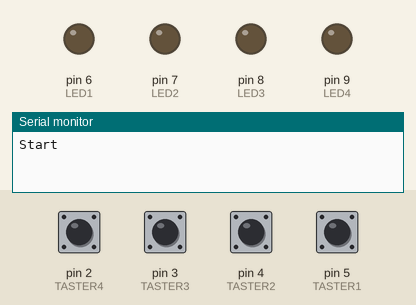
Bench run of a program on a simulated Arduino Nano, built with avr-gcc and run on an emulated ATmega328P. Parts: output pins drawn as LEDs (lit = HIGH), the last lines printed to the serial monitor. The test bench sets the inputs (shaded band); at power-on: pin 2 (TASTER4), pin 3 (TASTER3), pin 4 (TASTER2), pin 5 (TASTER1) LOW. Random numbers use the default seed unless the program sets one.

Above: at 2.7 s.
2.8 s: pin 2 (TASTER4) pulled HIGH for 0.15 s
At 3.6 s:
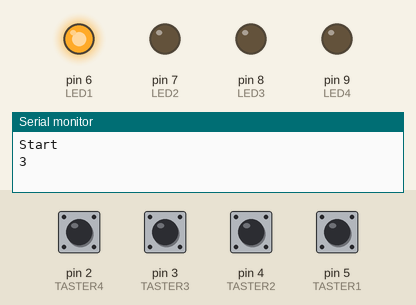
At 5.4 s:
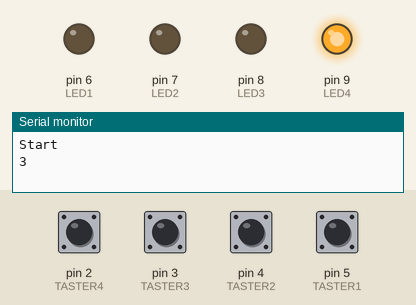
Timing chart, 0 to 7.6 s (numbered marks = the images above; inputs shaded):
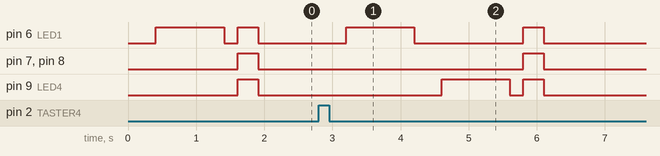

The program:

main.cpp
```cpp
#include <Arduino.h>
#include "helper.h"
#define TASTER1 5
#define TASTER2 4
#define TASTER3 3
#define TASTER4 2
#define LED1 6 // Rot
#define LED2 7 // Gelb
#define LED3 8 // Grün
#define LED4 9 // Blau
#define RANDOM_PIN A0
#define DB_TIME 20
#define LONGPRESS_TIME 1000

uint8_t led_list[4] = {LED1, LED2, LED3, LED4};
uint8_t button_list[4] = {TASTER1, TASTER2, TASTER3, TASTER4};
bool flanken_list[4];
uint8_t press_order[100];

struct game;
game settings1;

struct lamps;
lamps led;

void setup()
{
  Serial.begin(57600);
  pinMode(TASTER1, INPUT);
  pinMode(TASTER2, INPUT);
  pinMode(TASTER3, INPUT);
  pinMode(TASTER4, INPUT);
  pinMode(LED1, OUTPUT);
  pinMode(LED2, OUTPUT);
  pinMode(LED3, OUTPUT);
  pinMode(LED4, OUTPUT);

  randomSeed(analogRead(RANDOM_PIN));

  for (int i = 0; i < 100; i++)
  {
    press_order[i] = random(0, 4);
  }
  Serial.println("Start");
  settings1.init(button_list, DB_TIME, press_order);
  led.init(led_list, press_order, settings1.pressed_right);
}

void loop()
{
  // Serial.print("\r");
  // Serial.print(digitalRead(TASTER1));
  // Serial.print(digitalRead(TASTER2));
  // Serial.print(digitalRead(TASTER3));
  // Serial.print(digitalRead(TASTER4));
  // digitalWrite(LED1, HIGH);
  // digitalWrite(LED2, HIGH);
  // digitalWrite(LED3, HIGH);
  // digitalWrite(LED4, HIGH);
  led.poll();
  settings1.poll();
}
```

helper.cpp
```cpp
#include <Arduino.h>
#include "helper.h"
#include <stdlib.h>

void game::init(uint8_t (&_button_list)[4], uint8_t db_time, uint8_t (&_press_order)[100])
{
    for (int i = 0; i < 4; i++)
    {
        button_liste[i] = _button_list[i];
    }
    for (int i = 0; i < 100; i++)
    {
        press_order[i] = _press_order[i];
    }
}
void game::poll()
{
    pressed_right = false;
    for (int i = 0; i < 4; i++)
    {
        st_fl[i] = false;
    }
    if (millis() - last_db > debounce_time)
    {
        for (int i = 0; i < 4; i++)
        {
            vorher[i] = in[i], vorher_out[i] = out[i];
            in[i] = digitalRead(button_liste[i]);
            if (in[i] == vorher[i])
            {
                out[i] = in[i];
            }
            if (out[i] && !vorher_out[i])
            {
                st_fl[i] = true;
                Serial.println(i);
            }
        }
        last_db = millis();
    }
    if ((st_fl[0] == false) && (st_fl[1] == false) && (st_fl[2] == false) && (st_fl[3] == false))
    {
    }
    else if (st_fl[3-press_order[counter]] == true)
    {
        counter++;
    }
    else
    {
        right_until_now = false;
        Serial.println("GAME OVER");
        Serial.println(3-press_order[counter]);
        while (!right_until_now)
        {
        }
    }
    if(counter > level_counter)
    {
        counter = 0;
        pressed_right = true;
        level_counter++;
    }
}
void lamps::init(uint8_t (&_led_list)[4], uint8_t (&_press_order)[100], bool &_pressed_right)
{
    pressed_right_adress = &_pressed_right;
    for (int i = 0; i < 4; i++)
    {
        led_liste[i] = _led_list[i];
    }
    for (int i = 0; i < 100; i++)
    {
        press_order[i] = _press_order[i];
    }
}
void lamps::poll()
{
    pressed_right = *pressed_right_adress;
    if (pressed_right)
    {
        for (int i = 0; i < counter; i++)
        {
            delay(400);
            digitalWrite(press_order[i] + 6, HIGH);
            // Serial.println(press_order[i] + 6);
            delay(1000);
            digitalWrite(press_order[i] + 6, LOW);
        }
        delay(200);
        for (int i = 0; i < 4; i++)
        {
            digitalWrite(i + 6, HIGH);
        }
        delay(300);
        for (int i = 0; i < 4; i++)
        {
            digitalWrite(i + 6, LOW);
        }
        counter++;
    }
}
```

helper.h
```cpp
#include <Arduino.h>

struct game
{
  uint8_t level = 1;
  uint8_t press_order[100];
  uint8_t random_num;
  uint8_t debounce_time;
  long int last_run = 0;
  uint8_t button_liste[4];
  unsigned long last_db = 0;
  int counter = 0;
  int level_counter = 0;
  bool right_until_now = true;
  bool stop = false;
  bool pressed_right = true;
  bool st_fl[4] = {false, false, false, false};
  bool in[4];
  bool out[4] = {false, false, false, false};
  bool vorher[4] = {false, false, false, false};
  bool vorher_out[4] = {false, false, false, false};

  void init(uint8_t (&_button_list)[4], uint8_t, uint8_t (&_press_order)[100]);
  void poll();
};

struct lamps
{
  uint8_t led_liste[4];
  uint8_t button_liste[4];
  uint8_t press_order[100];
  bool lamps_finished = false;
  int counter = 1;
  bool pressed_right;
  bool *pressed_right_adress;

  void init(uint8_t (&_led_list)[4], uint8_t (&_press_order)[100], bool &_pressed_right);
  void poll();
};
```

Measured:
- after the input at 2.8 s, pin 6 (LED1): LOW → HIGH after 0.40 s, → LOW 1.0 s later, → HIGH 1.6 s later, → LOW 0.30 s later; pin 7 (LED2), pin 8 (LED3): LOW → HIGH after 3.0 s, → LOW 0.30 s later; pin 9 (LED4): LOW → HIGH after 1.8 s, → LOW 1.0 s later, → HIGH 0.20 s later, → LOW 0.30 s later
